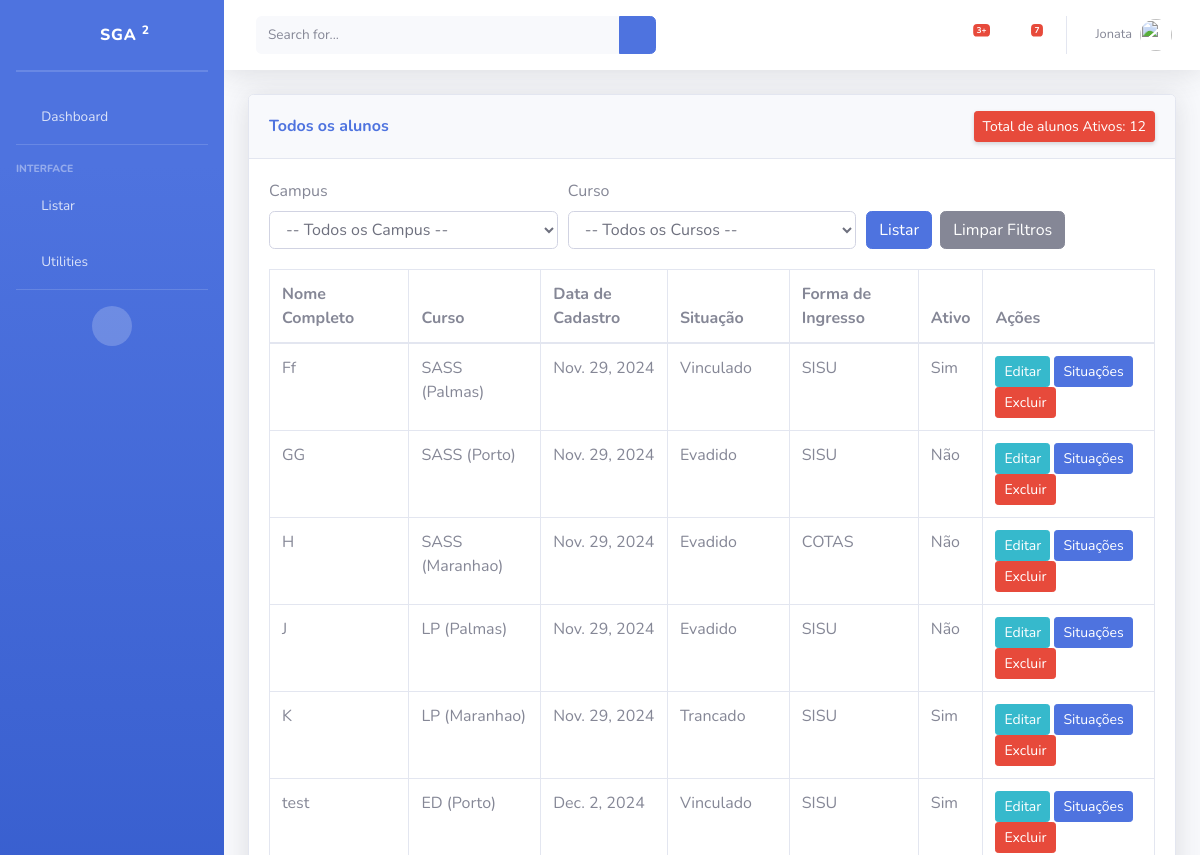
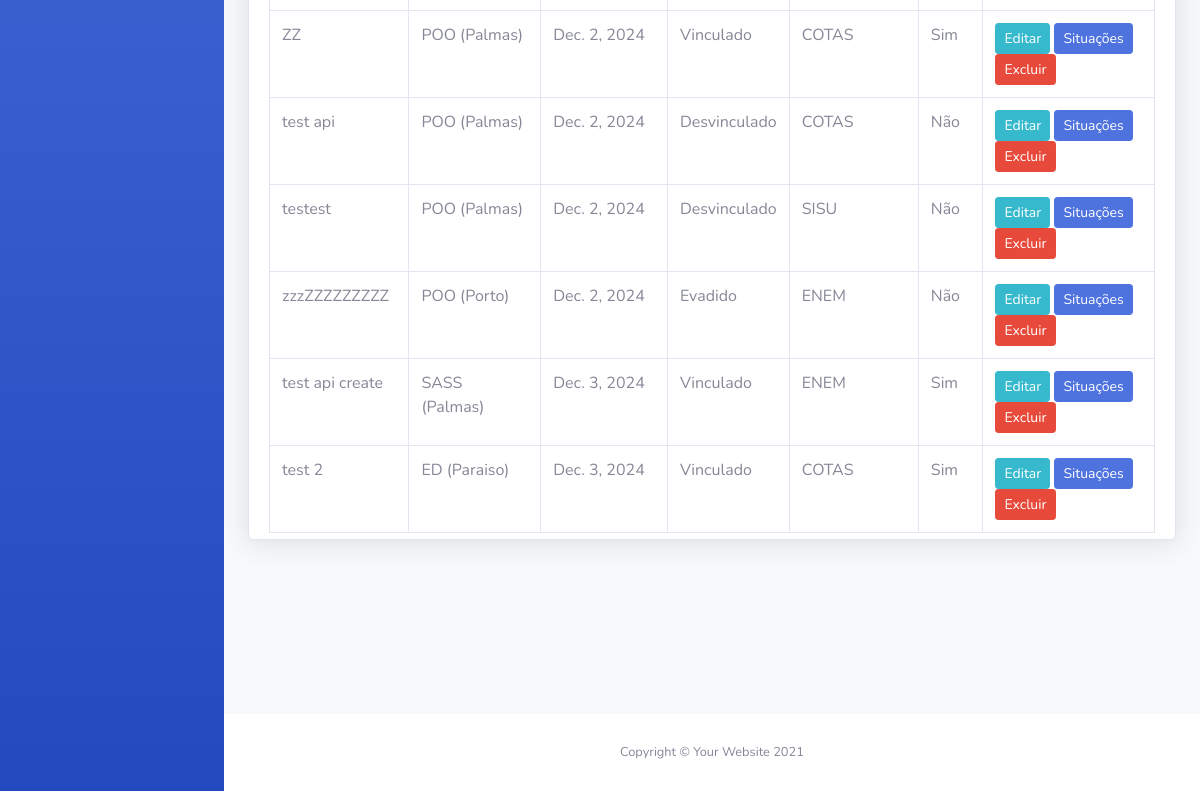
Page /alunos/ on the earlier database version (2 pictures, top to bottom).
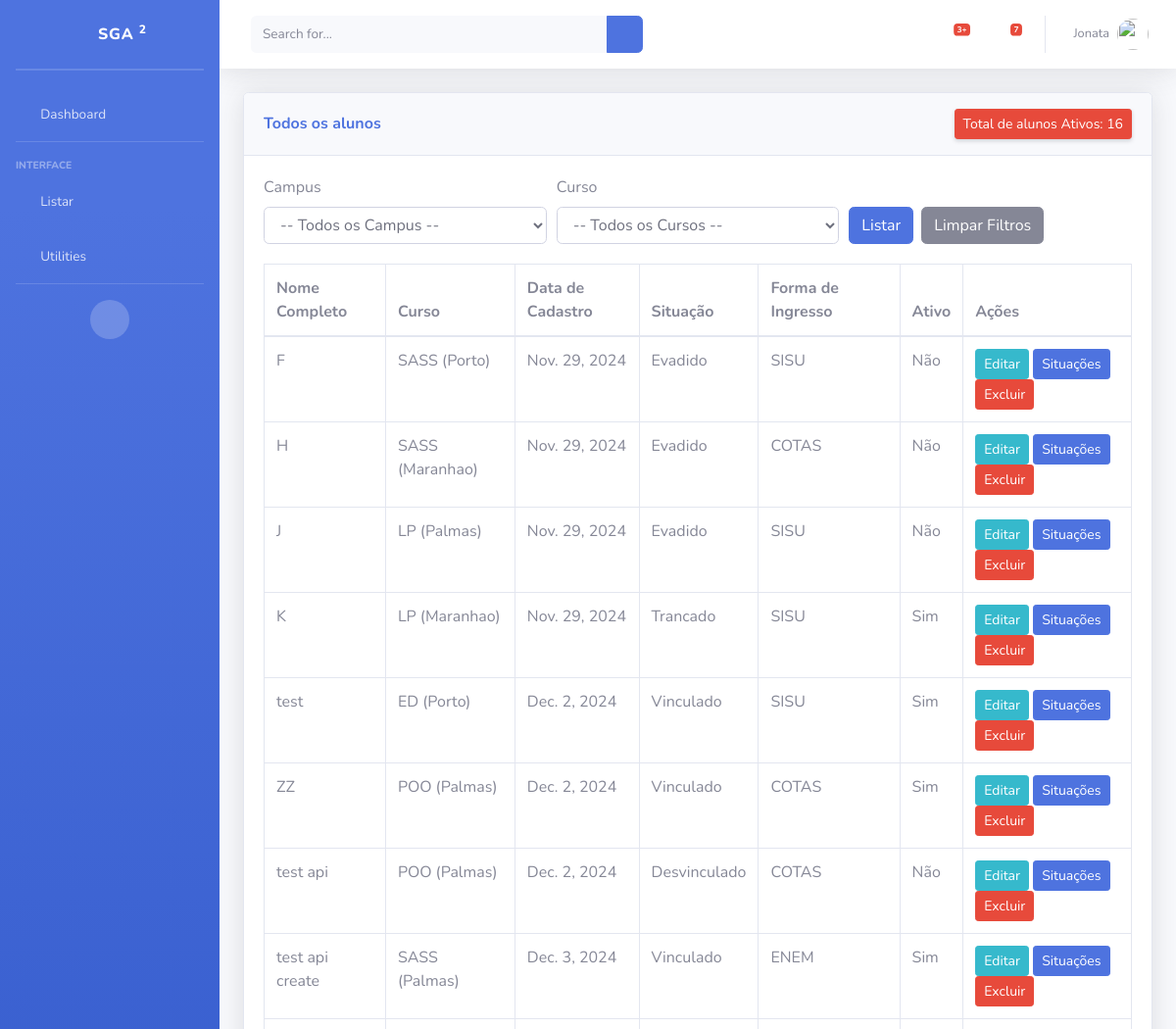
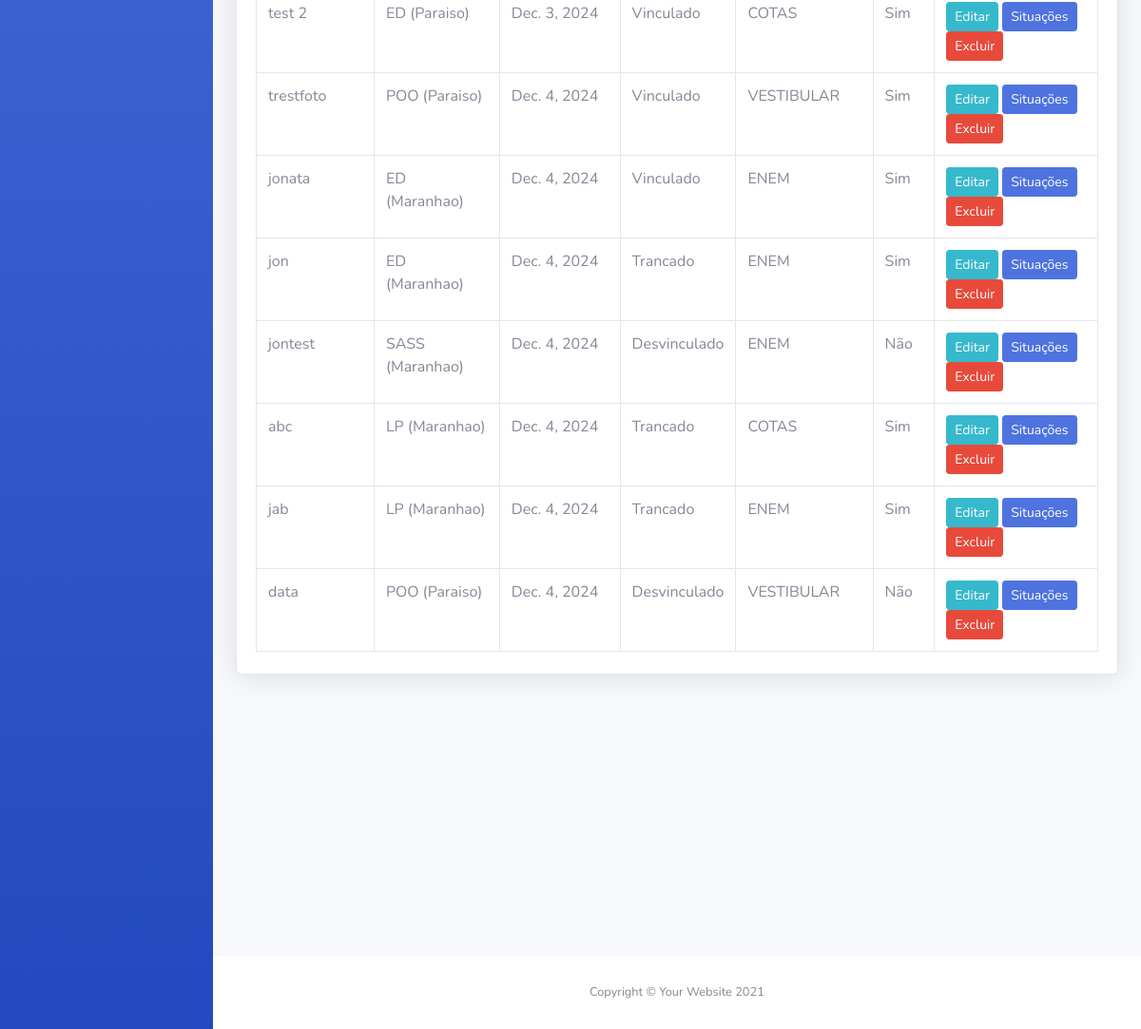
Same page on the later database version (2 pictures, top to bottom).
### piloto/models/Aluno.py (models this page shows, shortened)
class Aluno(models.Model):
    nomeCompleto = models.CharField('Nome completo', max_length=500, help_text='')
    cpf = models.CharField('CPF', max_length=11, unique=True, help_text='')
    matricula = models.CharField('Matricula', max_length=10, unique=True, editable=False)
    curso = models.ForeignKey(Curso, verbose_name="Curso", on_delete=models.PROTECT)
    dataNascimento = models.DateField("Data de nascimento", null=True, blank=True)
    foto = models.ImageField("Foto Aluno", upload_to='alunos_fotos/', blank=True, null=True)
    formaIngresso = models.ForeignKey(FormaIngresso, verbose_name="Forma de Ingresso", on_delete=models.PROTECT)
    situacao = models.ForeignKey(Situacao, verbose_name="Situacao", on_delete=models.PROTECT, null=True, blank=True)
    dataCadastro = models.DateField('data de cadastro', default=date.today)
    dataUpdate = models.DateTimeField('Ultima atualização', auto_now=True)
    ativo = models.BooleanField("Ativo", default=True)
    class Meta:
        verbose_name = "Aluno"
        verbose_name_plural = "Alunos"

### piloto/models/Curso.py (models this page shows)
class Curso(models.Model):
    nome = models.CharField("Nome do Curso", max_length=100)
    campus = models.ForeignKey(Campus, verbose_name="Campus", on_delete=models.PROTECT)
    class Meta:
        verbose_name = "Curso"
        verbose_name_plural = "Cursos"
    def __str__(self):
        return f"{self.nome} ({self.campus.nome})"

### piloto/models/Campus.py (models this page shows, shortened)
class Campus(models.Model):
    nome = models.CharField("Nome do Campus", max_length=100, unique=True)
    class Meta:
        verbose_name = "Campus"
        verbose_name_plural = "Campi"

### piloto/models/Situacao.py (models this page shows)
class Situacao(models.Model):
    nome = models.CharField("Nome Da Situacao", max_length=50)
    estaNaInstituicao = models.BooleanField("ativo na instituicao",default=True)
    class Meta:
        verbose_name = "Situação"
        verbose_name_plural = "Situações"
    def __str__(self):
        return self.nome

### piloto/models/FomaIngresso.py (models this page shows)
class FormaIngresso(models.Model):
    nome = models.CharField("Forma de ingresso", max_length=50, unique=True)
    class Meta:
        verbose_name = "Ingresso"
        verbose_name_plural = "formaIngresso"
    def __str__(self):
        return self.nome

### piloto/views/ListaAlunosView.py (the view)
# urls.py: path('alunos/', ListaAlunosView.as_view(), name='listaAlunos'),
class ListaAlunosView(ListView):
    model = Aluno
    template_name = 'listas/ListarAlunos.html'
    context_object_name = 'alunos'
    def get_queryset(self):
        queryset = Aluno.objects.filter(ativo=True)  # Filtra apenas os alunos ativos
        campus_filter = self.request.GET.get('campus', '')  # Captura o filtro de campus
        curso_filter = self.request.GET.get('curso', '')  # Captura o filtro de curso
        if campus_filter:
            queryset = queryset.filter(curso__campus__id=campus_filter)
        if curso_filter:
            queryset = queryset.filter(curso__id=curso_filter)
        for aluno in queryset:
            aluno.ativoNaInstituicao = "Sim" if aluno.situacao and aluno.situacao.estaNaInstituicao else "Não"
        return queryset
    def get_context_data(self, **kwargs):
        context = super().get_context_data(**kwargs)
        context['campus_options'] = Campus.objects.all()  # Envia todos os campi
        context['curso_options'] = Curso.objects.all()  # Envia todos os cursos
        context['formas_ingresso'] = FormaIngresso.objects.all()
        context['situacao_option'] = Situacao.objects.all()
        context['campus_filter'] = self.request.GET.get('campus', '')  # Último valor de campus
        context['curso_filter'] = self.request.GET.get('curso', '')  # Último valor de curso
        context['total_ativo'] = Aluno.objects.filter(ativo=True).count()
        return context

### templates/listas/ListarAlunos.html (shortened to what this page needs)
{% extends 'Base.html' %}
{% load static %}
{% block content %}
<div class="container-fluid">
    <div class="card shadow mb-4">
        <div class="card-header py-3 d-flex align-items-center justify-content-between">
            <h6 class="m-0 font-weight-bold text-primary">Todos os alunos</h6>
            <a href="#" class="d-none d-sm-inline-block btn btn-sm btn-danger shadow-sm">
                Total de alunos Ativos: {{ total_ativo }}
            </a>
        </div>
        <div class="card-body" style="max-height: 75vh; overflow-y: auto;">
            <form method="GET" action="{% url 'listaAlunos' %}">
                <div class="form-row">
                    <div class="col">
                        <label for="campus">Campus</label>
                        <select class="form-control" name="campus" id="campus">
                            <option value="">-- Todos os Campus --</option>
                        </select>
                    </div>
                    <div class="col">
                        <label for="curso">Curso</label>
                        <select class="form-control" name="curso" id="curso">
                            <option value="">-- Todos os Cursos --</option>
                        </select>
                    </div>
                    <div class="col">
                        <button type="submit" class="btn btn-primary" style="margin-top: 32px;">Listar</button>
                        <a href="{% url 'listaAlunos' %}" class="btn btn-secondary" style="margin-top: 32px; margin-left: 4px;">Limpar Filtros</a>
                    </div>
                </div>
            </form>
            <div class="table-responsive" style="margin-top: 20px;">
                <table class="table table-bordered" id="dataTable" width="100%" cellspacing="0">
                    <thead>
                        <tr>
                            <th>Nome Completo</th>
                            <th>Curso</th>
                            <th>Data de Cadastro</th>
                            <th>Situação</th>
                            <th>Forma de Ingresso</th>
                            <th>Ativo</th>
                            <th>Ações</th>
                        </tr>
                    </thead>
                    <tbody>
                        {% for aluno in alunos %}
                            <tr>
                                <td>{{ aluno.nomeCompleto }}</td>
                                <td>{{ aluno.curso }}</td>
                                <td>{{ aluno.dataCadastro }}</td>
                                <td>{{ aluno.situacao }}</td>
                                <td>{{ aluno.formaIngresso }}</td>
                                <td>{{ aluno.ativoNaInstituicao }}</td>
                                <td>
                                    <a href="{% url 'editarAluno' aluno.id %}" class="btn btn-info btn-sm">Editar</a>
                                    <button class="btn btn-primary btn-sm" data-toggle="modal" data-target="#situacaoModal{{ aluno.id }}">
                                        Situações
                                    </button>
                                    <a href="{% url 'excluirAluno' aluno.id %}" class="btn btn-danger btn-sm">Excluir</a>
                                </td>
                            </tr>
                        {% empty %}
                            <tr>
                                <td colspan="6" class="text-center">Nenhum aluno encontrado.</td>
                            </tr>
                        {% endfor %}
                    </tbody>
                </table>
            </div>
        </div>
    </div>
</div>
</div>
{% endblock %}

### templates/Base.html (shortened to what this page needs)
{% load static %}
<!DOCTYPE html>
<html lang="pt-br">
<head>
    <link href="{% static 'vendor/fontawesome-free/css/all.min.css' %}" rel="stylesheet" type="text/css">
    <link href="{% static 'css/sb-admin-2.min.css' %}" rel="stylesheet">
</head>
    <main>
        <body>
            <body id="page-top">
                <div id="wrapper">
                    <ul class="navbar-nav bg-gradient-primary sidebar sidebar-dark accordion" id="accordionSidebar">
                        <a class="sidebar-brand d-flex align-items-center justify-content-center" href="{% url 'Index' %}">
                            <div class="sidebar-brand-icon rotate-n-15">
                                <i class="fas fa-laugh-wink"></i>
                            </div>
                            <div class="sidebar-brand-text mx-3"> SGA <sup>2</sup></div>
                        </a>
                        <hr class="sidebar-divider my-0">
                        <hr class="sidebar-divider">
                        <li class="nav-item">
                            <a class="nav-link collapsed" href="{% url 'Index' %}">
                                <i class="fas fa-fw fa-cog"></i>
                                <span>Dashboard</span>
                            </a>
                        </li>
                        <hr class="sidebar-divider">
                        <div class="sidebar-heading">
                            Interface
                        </div>
                        <li class="nav-item">
                            <a class="nav-link collapsed" href="#" data-toggle="collapse" data-target="#collapseTwo"
                                aria-expanded="true" aria-controls="collapseTwo">
                                <i class="fas fa-fw fa-cog"></i>
                                <span>Listar</span>
                            </a>
                        </li>
                        <li class="nav-item">
                            <a class="nav-link collapsed" href="#" data-toggle="collapse" data-target="#collapseUtilities"
                                aria-expanded="true" aria-controls="collapseUtilities">
                                <i class="fas fa-fw fa-wrench"></i>
                                <span>Utilities</span>
                            </a>
                        </li>
                        <hr class="sidebar-divider d-none d-md-block">
                        <div class="text-center d-none d-md-inline">
                            <button class="rounded-circle border-0" id="sidebarToggle"></button>
                        </div>
                    </ul>
        <div id="content-wrapper" class="d-flex flex-column">
            <div id="content">
                <nav class="navbar navbar-expand navbar-light bg-white topbar mb-4 static-top shadow">
                    <form
                        class="d-none d-sm-inline-block form-inline mr-auto ml-md-3 my-2 my-md-0 mw-100 navbar-search">
                        <div class="input-group">
                            <input type="text" class="form-control bg-light border-0 small" placeholder="Search for..."
                                aria-label="Search" aria-describedby="basic-addon2">
                            <div class="input-group-append">
                                <button class="btn btn-primary" type="button">
                                    <i class="fas fa-search fa-sm"></i>
                                </button>
                            </div>
                        </div>
                    </form>
                    <ul class="navbar-nav ml-auto">
                        <li class="nav-item dropdown no-arrow mx-1">
                            <a class="nav-link dropdown-toggle" href="#" id="alertsDropdown" role="button"
                                data-toggle="dropdown" aria-haspopup="true" aria-expanded="false">
                                <i class="fas fa-bell fa-fw"></i>
                                <span class="badge badge-danger badge-counter">3+</span>
                            </a>
                        </li>
                        <li class="nav-item dropdown no-arrow mx-1">
                            <a class="nav-link dropdown-toggle" href="#" id="messagesDropdown" role="button"
                                data-toggle="dropdown" aria-haspopup="true" aria-expanded="false">
                                <i class="fas fa-envelope fa-fw"></i>
                                <span class="badge badge-danger badge-counter">7</span>
                            </a>
                        </li>
                        <li class="nav-item dropdown no-arrow">
                            <a class="nav-link dropdown-toggle" href="#" id="userDropdown" role="button"
                                data-toggle="dropdown" aria-haspopup="true" aria-expanded="false">
                                <span class="mr-2 d-none d-lg-inline text-gray-600 small">Jonata</span>
                                <img class="img-profile rounded-circle"
                                src="{% static 'img/undraw_profile.svg' %}">
                            </a>
                        </li>
                    </ul>
                </nav>
            {% block content %}{% endblock %}
            <footer class="sticky-footer bg-white">
                <div class="container my-auto">
                    <div class="copyright text-center my-auto">
                        <span>Copyright &copy; Your Website 2021</span>
                    </div>
                </div>
            </footer>
        </body>
    </main>
</body>
</html>

Differences in the rows shown:
removed Aluno: nomeCompleto "Ff", curso "SASS (Palmas)", dataCadastro "Nov. 29, 2024", situacao "Vinculado", formaIngresso "SISU", ativoNaInstituicao "Sim"
removed Aluno: nomeCompleto "testest", curso "POO (Palmas)", dataCadastro "Dec. 2, 2024", situacao "Desvinculado", formaIngresso "SISU", ativoNaInstituicao "Não"
removed Aluno: nomeCompleto "zzzZZZZZZZZZ", curso "POO (Porto)", dataCadastro "Dec. 2, 2024", situacao "Evadido", formaIngresso "ENEM", ativoNaInstituicao "Não"
changed Aluno "SASS (Porto)": nomeCompleto "GG" → "F"
added Aluno: nomeCompleto "trestfoto", curso "POO (Paraiso)", dataCadastro "Dec. 4, 2024", situacao "Vinculado", formaIngresso "VESTIBULAR", ativoNaInstituicao "Sim"
added Aluno: nomeCompleto "jonata", curso "ED (Maranhao)", dataCadastro "Dec. 4, 2024", situacao "Vinculado", formaIngresso "ENEM", ativoNaInstituicao "Sim"
added Aluno: nomeCompleto "jon", curso "ED (Maranhao)", dataCadastro "Dec. 4, 2024", situacao "Trancado", formaIngresso "ENEM", ativoNaInstituicao "Sim"
added Aluno: nomeCompleto "jontest", curso "SASS (Maranhao)", dataCadastro "Dec. 4, 2024", situacao "Desvinculado", formaIngresso "ENEM", ativoNaInstituicao "Não"
added Aluno: nomeCompleto "abc", curso "LP (Maranhao)", dataCadastro "Dec. 4, 2024", situacao "Trancado", formaIngresso "COTAS", ativoNaInstituicao "Sim"
added Aluno: nomeCompleto "jab", curso "LP (Maranhao)", dataCadastro "Dec. 4, 2024", situacao "Trancado", formaIngresso "ENEM", ativoNaInstituicao "Sim"
added Aluno: nomeCompleto "data", curso "POO (Paraiso)", dataCadastro "Dec. 4, 2024", situacao "Desvinculado", formaIngresso "VESTIBULAR", ativoNaInstituicao "Não"
Other differences:
{{ total_ativo }}: "12" → "16"
